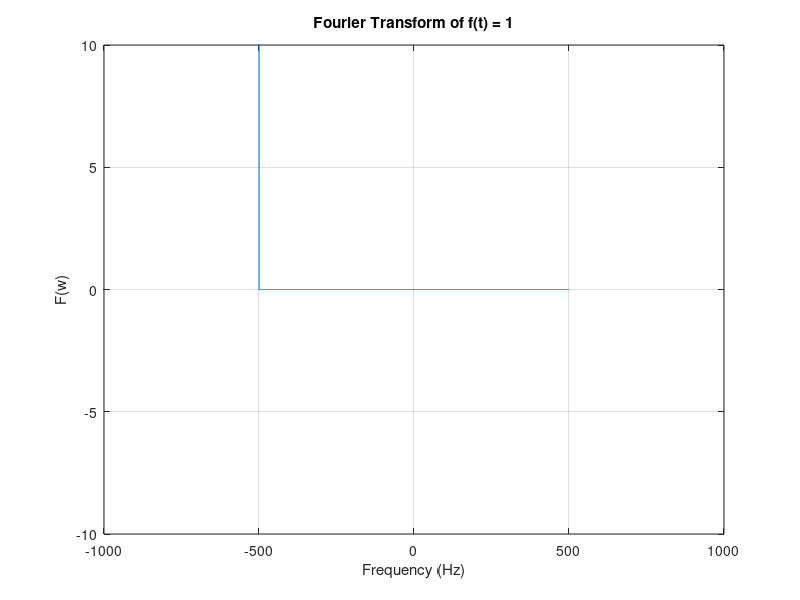

The MATLAB script that drew this image:
fs = 1000;
t = -2:1/fs:2;
a = 1;
y = a * ones(size(t));
y1 = fft(y);
f = (-length(y)/2:length(y)/2-1) * fs/length(y);
plot(f, y1)
xlabel('Frequency (Hz)');
ylabel('F(w)');
xlim([-1000 1000]);
ylim([-10 10]);
title('Fourier Transform of f(t) = 1');
grid on